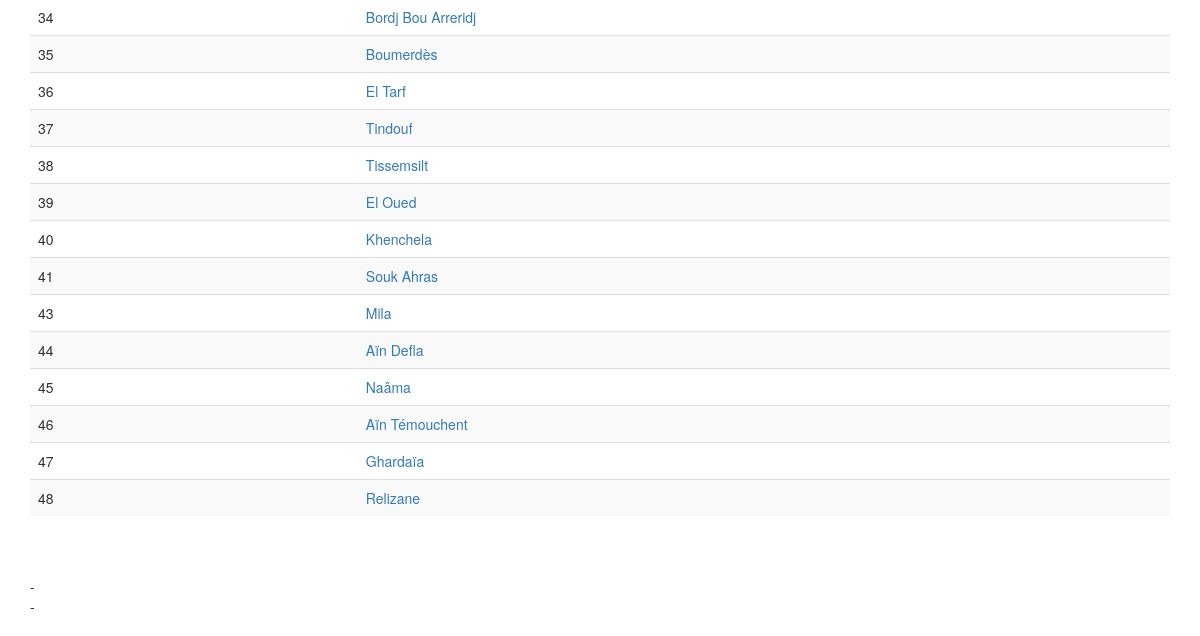
Before: /wilaya/ (lower part) with the older database file.
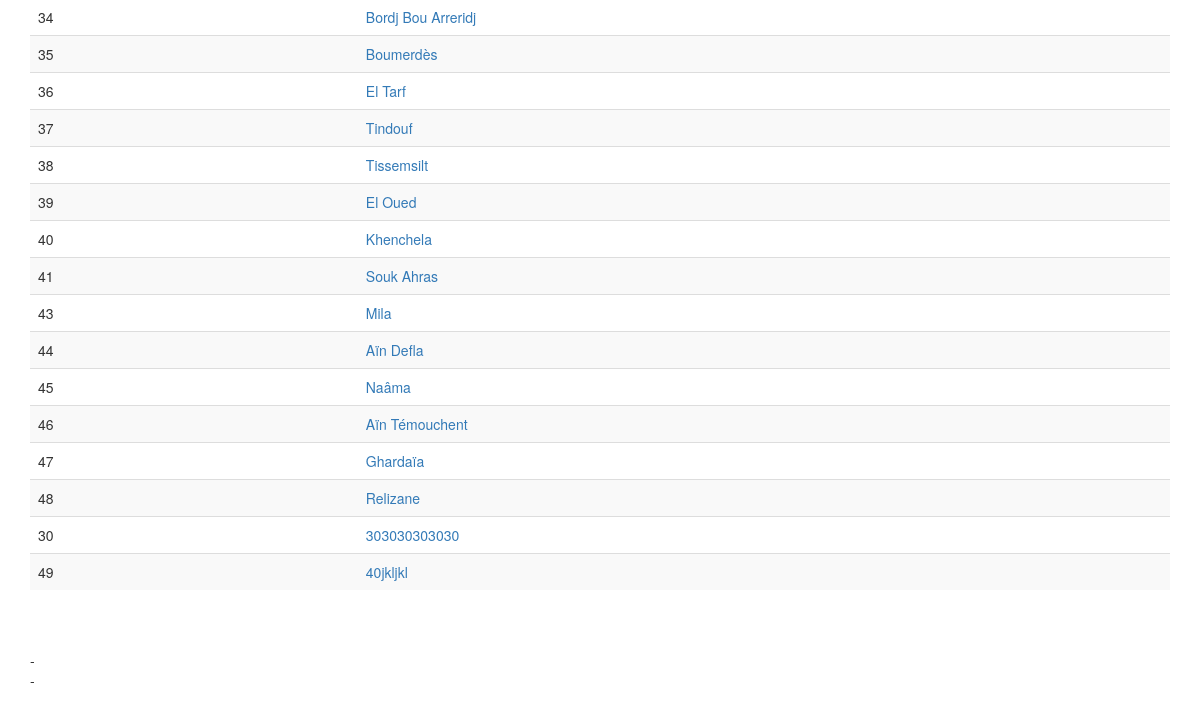
After: the same page with the newer database file.
### app/models.py (models this page shows, shortened)
class Wilaya(db.Model):
    id = db.Column(db.Integer, primary_key=True)
    code = db.Column(db.String(10), index=True, unique=True)
    name = db.Column(db.String(100), index=True, unique=True)
    students = db.relationship('Student', backref='wilaya')

### app/routesBT.py (the view)
@app.route('/wilaya/')
@register_breadcrumb(app, '.basic.wilaya', 'Wilayas')
def wilaya_index():
    wilayas = Wilaya.query.all()
    return render_template('basic-forms/wilaya-index.html', title='Wilayas List', wilayas=wilayas)

### app/templates/basic-forms/wilaya-index.html (shortened to what this page needs)
{% extends "base.html" %}
{% block app_content %}
  <div>
    <table class="table table-striped">
      <tbody>
      {% for wilaya in wilayas %}
        <tr>
          <td>{{ wilaya.code | replace("None", "") }}</td>
          <td><a href="{{ url_for('wilaya_view', id=wilaya.id) }}">{{ wilaya.name | replace("None", "") }}</a></td>
        </tr>
      {% endfor %}
      </tbody>
    </table>
    - </br>
    - </br>
  </div>
{% endblock %}

Changed rows visible on the page:
added Wilaya: code "30", name "303030303030"
added Wilaya: code "49", name "40jkljkl"
